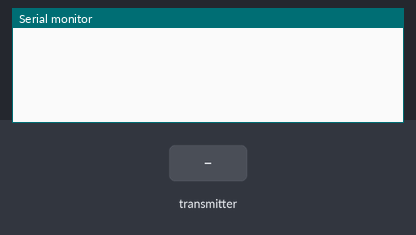
The sketch below on a simulated ESP32-S3. Parts: the last lines printed to the serial monitor. Inputs (shaded band) come from the test bench. USB keyboard and mouse output is not drawn.

Above: at 1.2 s.
1.3 s: the transmitter starts sending action = 0
At 1.66 s:
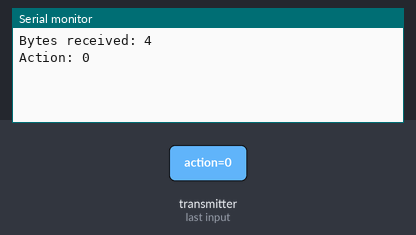
2.8 s: the transmitter starts sending action = 1024
At 3.16 s:
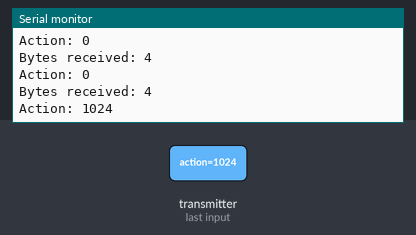

Measured:
- after the input at 1.3 s, the serial monitor: prints a new line after 0.05 s (image 1)
- after the input at 2.8 s, the serial monitor: prints a new line after 0.05 s (image 2)

The sketch:

host.ino
```cpp
#include <USB.h>
#include <USBHIDKeyboard.h>
#include <WiFi.h>
#include <esp_now.h>

#define KEY_ENTER 0xB0 // Keyboard Return (ENTER)
#define KEY_DOWN 0xD9 // Keyboard Down Arrow
#define KEY_UP 0xDA // Keyboard Up Arrow

USBHIDKeyboard Keyboard;

typedef struct struct_message {
  int action;
} struct_message;


struct_message myMessage;

void dataReceiveCallback(const uint8_t * mac, const uint8_t *incomingData, int len) {
  memcpy(&myMessage, incomingData, sizeof(myMessage));

  Serial.print("Bytes received: ");
  Serial.println(len);

  Serial.print("Action: ");
  Serial.println(myMessage.action);

  if (myMessage.action == 1) {
    Keyboard.press(KEY_DOWN);
    Keyboard.release(KEY_DOWN);
  }
  else if (myMessage.action == 2) {
    Keyboard.press(KEY_UP);
    Keyboard.release(KEY_UP);
  }
  else if (myMessage.action == 3) {
    Keyboard.press(KEY_ENTER);
    Keyboard.release(KEY_ENTER);
  }
}

void setup(){
  Serial.begin(115200);

  Keyboard.begin();
  USB.begin();

  WiFi.mode(WIFI_STA);

  if (esp_now_init() != ESP_OK) {
    Serial.println("Error initializing ESP-NOW");
    return;
  }

  esp_now_register_recv_cb(dataReceiveCallback);
}

void loop(){
}
```
